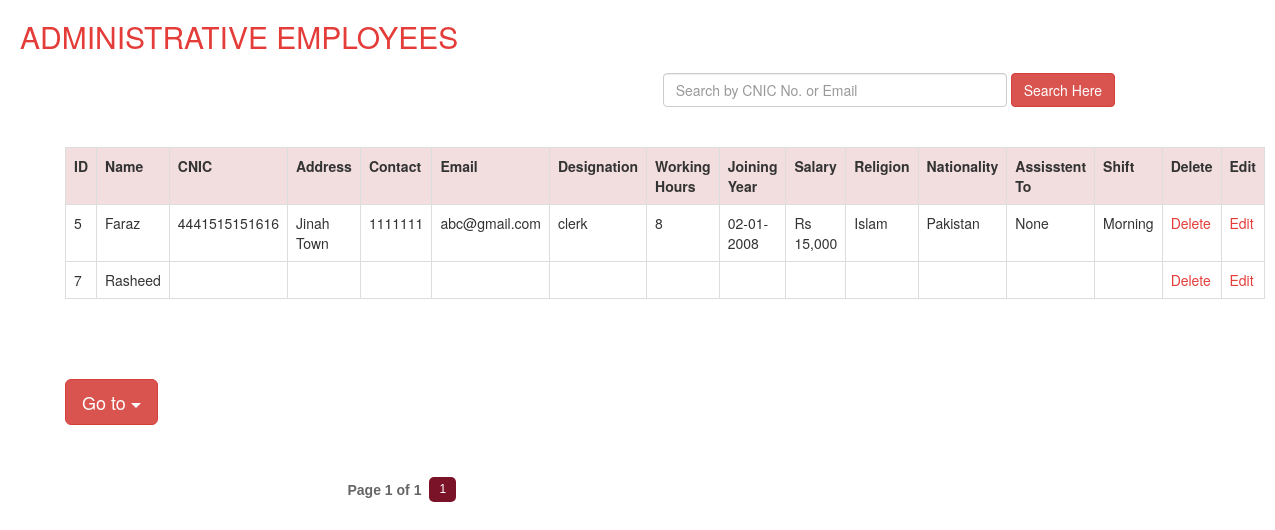
The page /admin_emp.php (signed in) on the database its author committed.
### tables this page shows
CREATE TABLE IF NOT EXISTS `admin_emp` (
`id` int(30) NOT NULL,
  `name` varchar(60) NOT NULL,
  `cnic` varchar(60) NOT NULL,
  `addr` varchar(60) NOT NULL,
  `contact` varchar(60) NOT NULL,
  `email` varchar(60) NOT NULL,
  `desig` varchar(60) NOT NULL,
  `hours` varchar(60) NOT NULL,
  `year` varchar(60) NOT NULL,
  `salary` varchar(60) NOT NULL,
  `religion` text NOT NULL,
  `nationality` text NOT NULL,
  `assistent_to` text NOT NULL,
  `shift` text NOT NULL
);

### admin_emp.php (the view, shortened to what this page needs)
<?php
function pagination($total_num_results,$posts_per_page,$cur_page) {
  $no = $total_num_results / $posts_per_page;
  $no = ceil($no);
  $pages_html="";
  $start_page=$cur_page-2;
  $end_page=$cur_page+2;
  $start_diff=$cur_page-1;
  $end_diff=$no-$cur_page;
  if($end_diff < 2) {
    $start_page=$cur_page+$end_diff;
    $start_page=$start_page-4;
  }
  while($start_page < 1) { $start_page=$start_page+1; }
  if($start_diff < 2) {
    $end_page=$cur_page-$start_diff;
    $end_page=$end_page+4;
  }
  while($end_page > $no) { $end_page=$end_page-1; }
  $pages_html .= "<div id='pagination' >";
  $pages_html .= "<label class='disptext' >Page ".$cur_page." of ".$no."</label>";
  for($i=$start_page; $i<=$end_page; $i++) { $pages_html .= "<a href='?page=".$i."' id='page".$i."' > ".$i." </a>"; }
  $pages_html .= "<script type='text/javascript'>var d = document.getElementById('page".$cur_page."');
  d.className += ' selectedpage';</script>";
  $pages_html .= "</div>";
  return $pages_html;
}
?>
<!DOCTYPE html>
<html>
<head>
<link href="css/bootstrap.min.css" rel="stylesheet">
<link href="admin.css" rel="stylesheet" type="text/css" />
</head>
<body>
<div class="heading1"><h2>ADMINISTRATIVE EMPLOYEES</h2></div>
	<div class="search">
	<form class="form-inline" action="admin_emp.php" method="get">
	<div class="form-group">
    <input type="text" class="form-control" id="info" name="search" placeholder="Search by CNIC No. or Email" size="40">
  </div>
  <button type="submit" name="sub" class="btn btn-danger">Search Here</button>
</form></div>
		<div class="container">
		<div class="responsive-table">
	<table class="table table-bordered">
	  <tr class="danger">
	    <th>ID</th>
	    <th>Name</th>
	    <th>CNIC</th>
		<th>Address</th>
	    <th>Contact</th>
	    <th>Email</th>
	    <th>Designation</th>
	    <th>Working Hours</th>
	    <th>Joining Year</th>
		<th>Salary</th>
		<th>Religion</th>
		<th>Nationality</th>
		<th>Assisstent To</th>
		<th>Shift</th>
	    <th>Delete</th>
		<th>Edit</th>
      </tr>
	<tr>
	  <?php
$query ="select * from admin_emp";
$run = mysql_query($query);
while($row=mysql_fetch_array($run))
{
	$id 							= $row['id'];
	$admin_emp_name					=	$row[1];
	$admin_emp_cnic					=	$row[2];
	$admin_emp_address				=	$row[3];
	$admin_emp_cntct					=	$row[4];
	$admin_emp_email					=	$row[5];
	$admin_emp_designation			=	$row[6];
	$admin_emp_hours					=	$row[7];
	$admin_emp_year					=	$row[8];
	$admin_emp_salary				=	$row[9];
	$admin_emp_religion				=	$row[10];
	$admin_emp_nationality			=	$row[11];
	$admin_emp_assisstent			=	$row[12];
	$admin_emp_shift					=	$row[13];
?>
	    <td><?php echo $id; ?></td>
	    <td><?php echo $admin_emp_name; ?> </td>
	    <td><?php echo $admin_emp_cnic; ?></td>
		<td><?php echo $admin_emp_address; ?></td>
	    <td><?php echo $admin_emp_cntct; ?></td>
	    <td><?php echo $admin_emp_email; ?></td>
	    <td><?php echo $admin_emp_designation; ?></td>
	    <td><?php echo $admin_emp_hours; ?></td>
	    <td><?php echo $admin_emp_year; ?></td>
	    <td><?php echo $admin_emp_salary; ?></td>
		<td><?php echo $admin_emp_religion; ?></td>
		<td><?php echo $admin_emp_nationality; ?></td>
		<td><?php echo $admin_emp_assisstent; ?></td>
		<td><?php echo $admin_emp_shift; ?></td>
		<td><a href='del_admin_emp.php?del_admin_emp=<?php echo $id; ?>'><font color="#E43C39">Delete</font></a></td>
	    <td><a href='edit_admin_emp.php?edit_admin_emp=<?php echo $id; ?>'><font color="#E43C39">Edit</font></a></td>
      </tr>
  <?php }  ?>
</table>
</div>
</div>
		<div class="container">
		<div class="dropdown">
			 <button class="btn btn-danger btn-lg  dropdown-toggle" type="button" data-toggle="dropdown">
			 Go to <span class="caret"></span>
			 </button>
				</div>
				</div>
</body>
</html>
<?php
       $query=mysql_query("select * from admin_emp");
       $total_num_results = mysql_num_rows($query);
  $posts_per_page="15";
  $cur_page="1";
  $html=pagination($total_num_results,$posts_per_page,$cur_page);
  echo $html;
?>

### admin.css (style rules this page uses)
.container { margin:50px; padding-top:10px; }
.heading1 { color:#E43C39; margin:20px; }
.search { float:right; margin-right:160px; margin-bottom:40px; }
#pagination { width: 600px;margin: 0 auto; }
#pagination a { padding: 5px 10px; margin: 2px 3px 0px 3px; float: left; font-size: 12px; line-height: 15px; font-family: Arial, Helvetica, Sans-serif; color: #666; background-color:#eeeeee; text-decoration: none; border-radius: 5px; }
#pagination a.selectedpage, #pagination a:hover { background-color: #7A1327; color: #fff; }
#pagination .disptext { margin: 5px 5px 0 10px; float: left; color: #666; font-family: Muli, 'Lucida Sans Unicode', 'Lucida Grande', Verdana, Tahoma, Arial, sans-serif; }

### rows shown on the page
admin_emp: id "5", name "Faraz", cnic "4441515151616", addr "Jinah Town", contact "1111111", email "abc@gmail.com", desig "clerk", hours "8", year "02-01-2008", salary "Rs 15,000", religion "Islam", nationality "Pakistan", assistent_to "None", shift "Morning"
admin_emp: id "7", name "Rasheed"

### other values the page prints
$cur_page "1"
$no "1"
